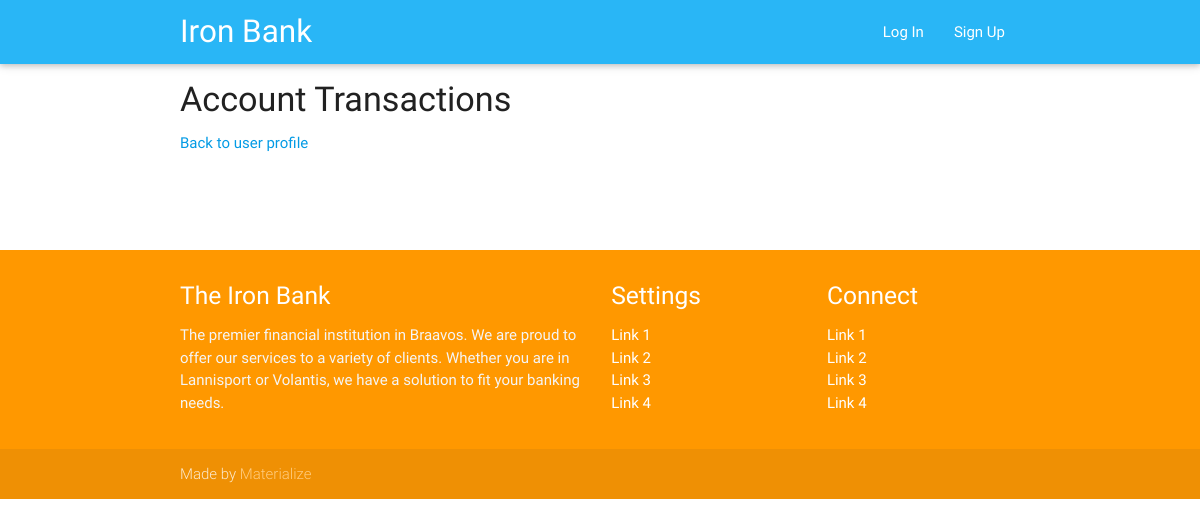
/account/transactiondetail/4, run on an earlier commit of the app's database.
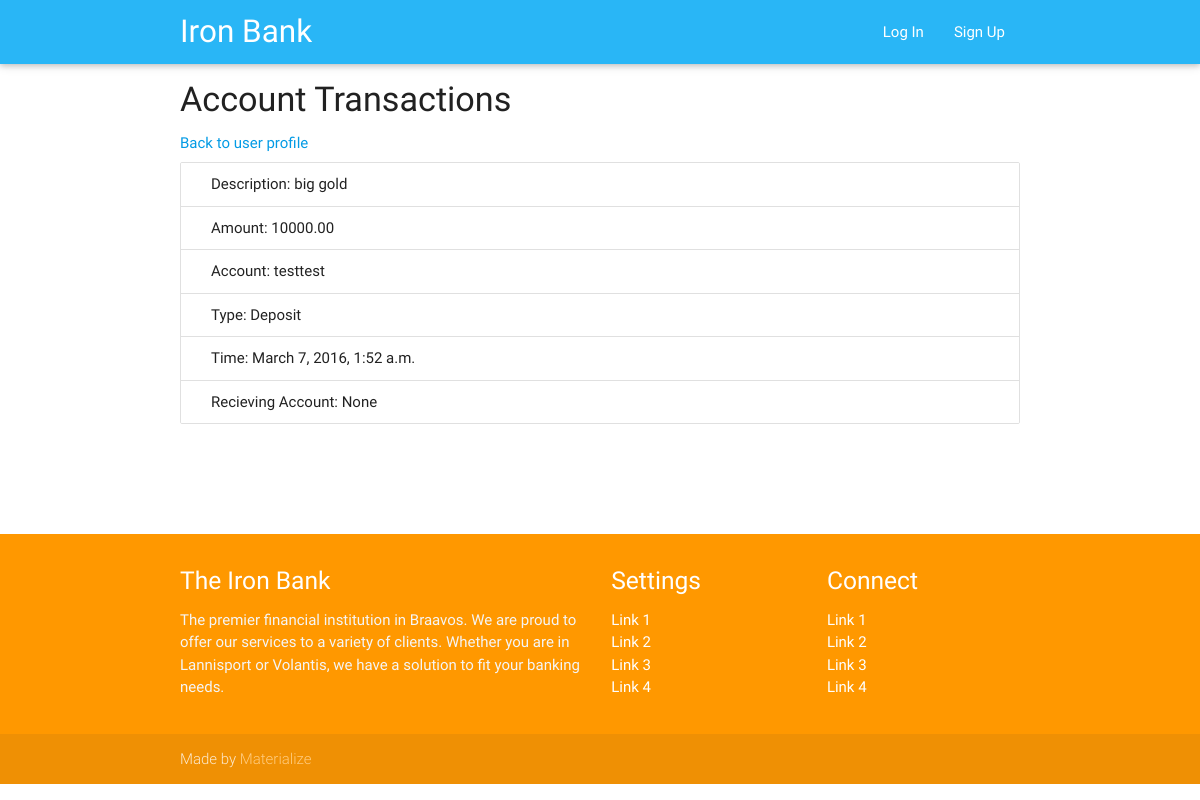
And on a later commit of the database.
### bankapp/models.py (models this page shows, shortened)
class Transaction(models.Model):
    account = models.ForeignKey(Account)
    amount = models.DecimalField(max_digits=10, decimal_places=2)
    description = models.CharField(max_length=200)
    destination_account_id = models.IntegerField(null=True, blank=True)
    transaction_time = models.DateTimeField(auto_now_add=True)
    transaction_type = models.CharField(max_length=15, choices=TRANS_TYPES)
    class Meta:
        ordering = ["-transaction_time"]

class Account(models.Model):
    account_type = models.CharField(max_length=30, choices=ACCOUNT_CHOICES)
    description = models.CharField(max_length=200)
    current_balance = models.DecimalField(max_digits=10, decimal_places=2)
    beginning_balance = models.DecimalField(max_digits=10, decimal_places=2, default=0)
    def __str__(self):
        return "{}".format(self.description)

### bankapp/views.py (the view)
# urls.py: url(r'^account/transactiondetail/(?P<pk>\d+)', TransactionDetailView.as_view(), name='transdetail'),
class TransactionDetailView(RestrictedAccessMixin, TemplateView):
    template_name = 'bankapp/transaction_detail.html'
    model = Transaction
    def get_context_data(self, **kwargs):
        context = super(TransactionDetailView, self).get_context_data(**kwargs)
        context['transaction_list'] = Transaction.objects.filter(account_id=kwargs['pk'])
        return context

### templates/bankapp/transaction_detail.html
{% extends 'base.html' %}
{% block content %}
    <div class="container">
    <div><h4>Account Transactions</h4></div>
    <div><a href="{% url 'user_profile' %}">Back to user profile</a></div>
    {% for item in transaction_list %}
    <ul class="collection with-header">
        <li class="collection-item"><a href=""></a>Description: {{ item.description }}</li>
        <li class="collection-item">Amount: {{ item.amount }}</li>
        <li class="collection-item">Account: {{ item.account }}</li>
        <li class="collection-item">Type: {{ item.get_transaction_type_display }}</li>
        <li class="collection-item">Time: {{ item.transaction_time }}</li>
        <li class="collection-item">Recieving Account: {{ item.destination_account_id }}</li>
    </ul>
    {% endfor %}
    </div>
{% endblock %}

### templates/base.html (shortened to what this page needs)
{% load staticfiles %}
<!DOCTYPE html>
<html lang="en">
<head>
  <link href="{% static 'css/materialize.css' %}" type="text/css" rel="stylesheet" media="screen,projection"/>
  <link href="{% static 'css/style.css' %}" type="text/css" rel="stylesheet" media="screen,projection"/>
  <link href="{% static 'css/main.css' %}" rel="stylesheet">
</head>
<body>
  <nav class="light-blue lighten-1" role="navigation">
    <div class="nav-wrapper container"><a id="logo-container" href="{% url 'index' %}" class="brand-logo">Iron Bank</a>
      <ul class="right hide-on-med-and-down">
          {% if user.is_authenticated %}
              <li>Welcome {{ user }} {{ user.customer.last_name }}</li>
              <li><a href="{% url 'logout' %}">Log Out</a></li>
              <li><a href="{% url 'user_profile' %}">Profile</a></li>
          {% else %}
          <li><a href="{% url 'login' %}">Log In</a></li>
          <li><a href="{% url 'signup' %}">Sign Up</a></li>
          {% endif %}
      </ul>
    </div>
  </nav>
  {% block content %}{% endblock content %}
    <br><br>
    <div class="section">
    </div>
  <footer class="page-footer orange">
    <div class="container">
      <div class="row">
        <div class="col l6 s12">
          <h5 class="white-text">The Iron Bank</h5>
          <p class="grey-text text-lighten-4">The premier financial institution in Braavos. We are proud to offer our
              services to a variety of clients. Whether you are in Lannisport or Volantis,
              we have a solution to fit your banking needs.</p>
        </div>
        <div class="col l3 s12">
          <h5 class="white-text">Settings</h5>
          <ul>
            <li><a class="white-text" href="#!">Link 1</a></li>
            <li><a class="white-text" href="#!">Link 2</a></li>
            <li><a class="white-text" href="#!">Link 3</a></li>
            <li><a class="white-text" href="#!">Link 4</a></li>
          </ul>
        </div>
        <div class="col l3 s12">
          <h5 class="white-text">Connect</h5>
          <ul>
            <li><a class="white-text" href="#!">Link 1</a></li>
            <li><a class="white-text" href="#!">Link 2</a></li>
            <li><a class="white-text" href="#!">Link 3</a></li>
            <li><a class="white-text" href="#!">Link 4</a></li>
          </ul>
        </div>
      </div>
    </div>
    <div class="footer-copyright">
      <div class="container">
      Made by <a class="orange-text text-lighten-3" href="http://materializecss.com">Materialize</a>
      </div>
    </div>
  </footer>
  </body>
</html>

What changed in the data, as far as the page shows it:
added Transaction: description "big gold", amount "10000.00", account "testtest", transaction_type "Deposit", transaction_time "March 7, 2016, 1:52 a.m.", destination_account_id "None"
